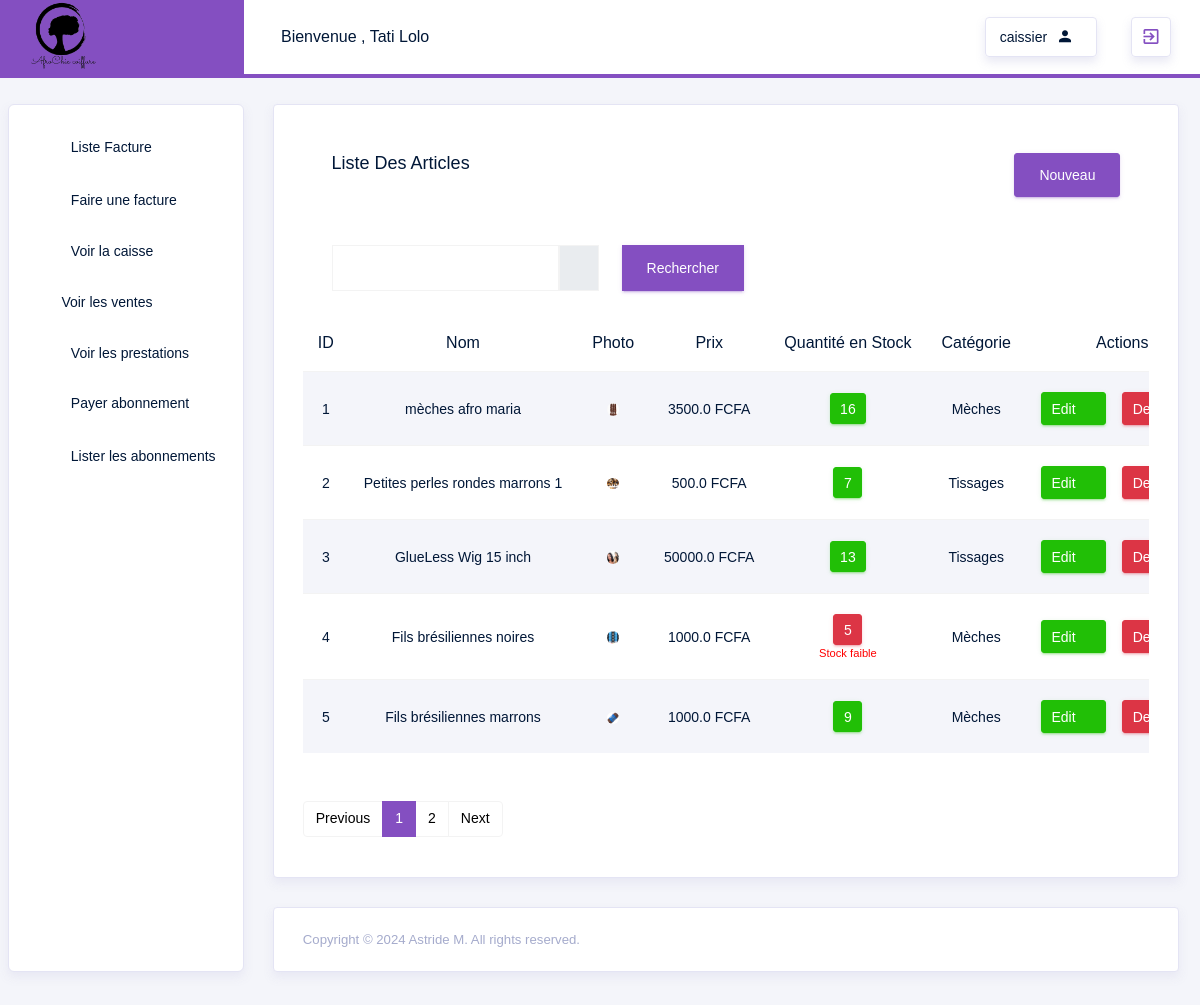
/ListerArticle (signed in), run on an earlier commit of the app's database.
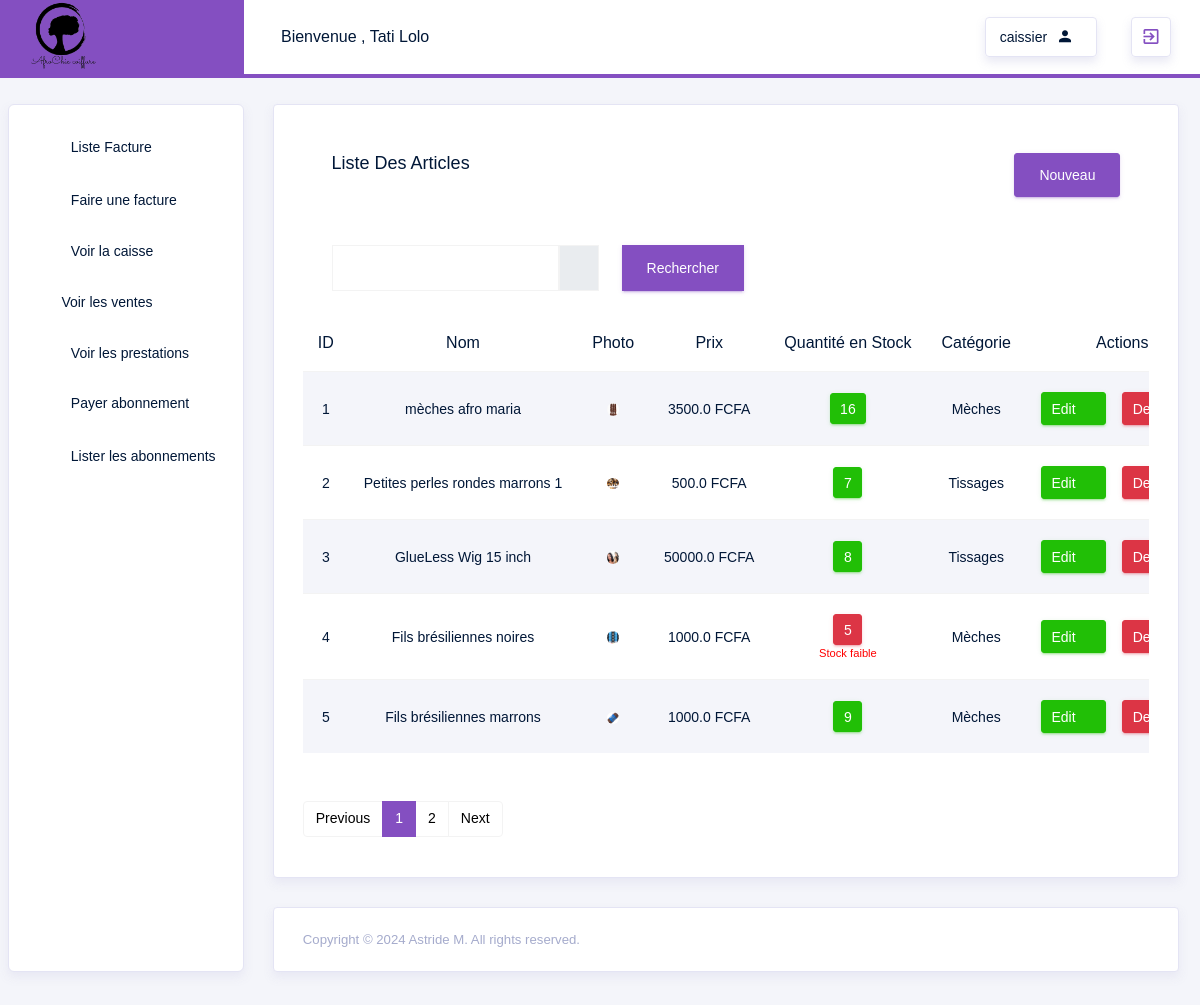
And on a later commit of the database.
### src/models.py (models this page shows)
class Produit(db.Model):
    id = db.Column(db.Integer, primary_key=True, autoincrement=True)
    nom = db.Column(db.String(100), nullable=False)
    photo = db.Column(db.String(255), nullable=False)
    description = db.Column(db.Text)
    prix = db.Column(db.Float, nullable=False)
    qteStock = db.Column(db.Integer, nullable=False)
    categorie_id = db.Column(db.Integer, db.ForeignKey('categorie.id'), nullable=False)
    categorie = db.relationship('Categorie', backref=db.backref('produits', lazy=True))
    factures = db.relationship("DetailsFacture", backref="produit")

class Categorie(db.Model):
    id = db.Column(db.Integer, primary_key=True, autoincrement=True)
    nom = db.Column(db.String(100), nullable=False)

### src/routes/gestionnaire_routes.py (the view)
@app.route('/ListerArticle',methods=['GET', 'POST'])
@login_required
def ListerArticle():
    form = SearchForm()
    page = request.args.get('page', 1, type=int)  # Récupérer le numéro de page depuis les paramètres de requête, par défaut 1
    if form.validate_on_submit():
        search_query = form.search_query.data
        produits = Produit.query.filter(Produit.nom.ilike(f'%{search_query}%')).paginate(page=page, per_page=5)
    else:
        produits = Produit.query.paginate(page=page, per_page=5)
    return render_template('gestionnaire/article/ListerArticle.html', produits=produits,form=form)

### src/forms/CoiffureForms.py
class SearchForm(FlaskForm):
    search_query = StringField(
        'Recherche',
        render_kw={"class": "form-control",
                    "aria-label": "search",
                    "aria-describedby": "search"})
    submit = SubmitField('Rechercher', render_kw={"class": "btn btn-primary"})

### src/routes/auth_routes.py (called while the page is built)
@login_manager.user_loader
def load_user(user_id):
        return User.query.get(int(user_id))

### src/templates/gestionnaire/article/ListerArticle.html (shortened to what the changed rows need)
{% extends "layouts/base.html" %}
{% block content %}
<div class="row">
    <div class="col-md-12">
        <div class="card">
            <div class="card-body">
                <div class="table-responsive mb-5">
                    <table class="table table-hover table-striped text-center">
                        <thead>
                            <tr>
                                <th>ID</th>
                                <th>Nom</th>
                                <th>Photo</th>
                                <th>Prix</th>
                                <th>Quantité en Stock</th>
                                <th>Catégorie</th>
                                <th>Actions</th>
                            </tr>
                        </thead>
                        <tbody>
                            {% for produit in produits %}
                            <tr>
                                <td>{{ produit.id }}</td>
                                <td>{{ produit.nom }}</td>
                                <td><img src="{{ url_for('static', filename='Upload/' ~ produit.photo) }}" alt="{{ produit.nom }}" style="width: 30%; height: auto;"></td>
                                <td>{{ produit.prix }} FCFA</td>
                                <td>
                                    {% if produit.qteStock <= 5 %}
                                      <button class="btn btn-danger btn-sm btn-icon-text">
                                        {{ produit.qteStock }}
                                      </button>
                                      <br>
                                      <small style="color: red;">Stock faible</small>
                                    {% else %}
                                    <button class="btn btn-success btn-sm btn-icon-text">
                                      {{ produit.qteStock }}
                                    </button>
                                    {% endif %}
                                </td>
                                <td>{{ produit.categorie.nom }}</td>
                                <td>
                                    <div class="d-flex align-items-center">
                                      <a href="{{ url_for('EditArticle', produit_id=produit.id) }}" class="btn btn-success btn-sm btn-icon-text mr-3">
                                        Edit
                                        <i class="typcn typcn-edit btn-icon-append"></i>
                                     </a>
                                      <form action="{{ url_for('DeleteArticle', produit_id=produit.id) }}" method="post" class="delete-form">
                                        <button type="submit" class="btn btn-danger btn-sm btn-icon-text">
                                            Delete
                                        </button>
                                      </form>
                                    </div>
                                </td>
                            </tr>
                            {% endfor %}
                        </tbody>
                    </table>
                </div>
            </div>
        </div>
    </div>
</div>
{% endblock %}

What changed in the data, as far as the page shows it:
changed Produit "GlueLess Wig 15 inch": qteStock "13" → "8"
